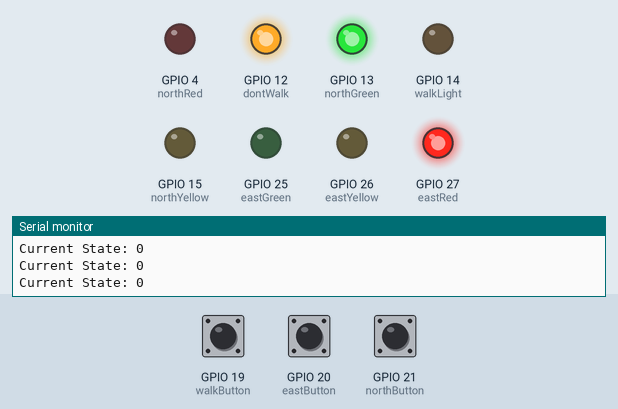
Simulated run of this sketch. Board: ESP32. Parts: output pins drawn as LEDs (lit = HIGH), the last lines printed to the serial monitor. The inputs (shaded band) are chosen by the test bench; at power-on: GPIO 20 (eastButton) LOW, GPIO 21 (northButton) LOW, GPIO 19 (walkButton) LOW.

Above: at 6.8 s.
6.9 s: GPIO 20 (eastButton) pulled HIGH for 3 s
At 12.8 s:
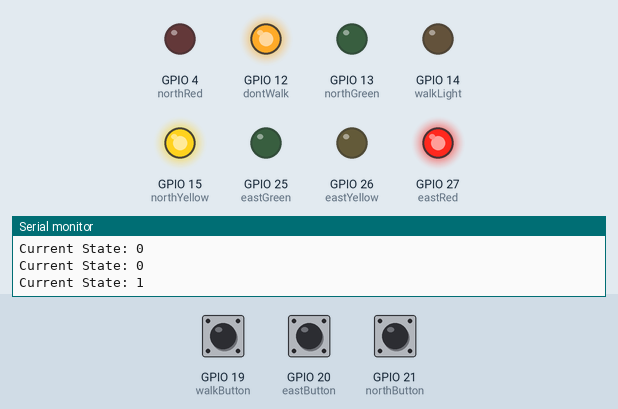
At 13.7 s:
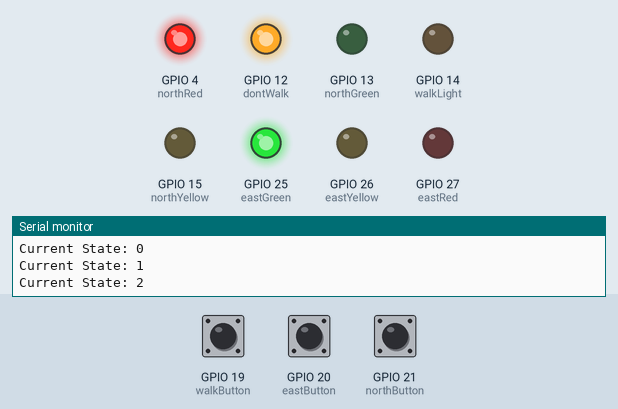
14.5 s: GPIO 21 (northButton) pulled HIGH for 3 s
At 19.5 s:
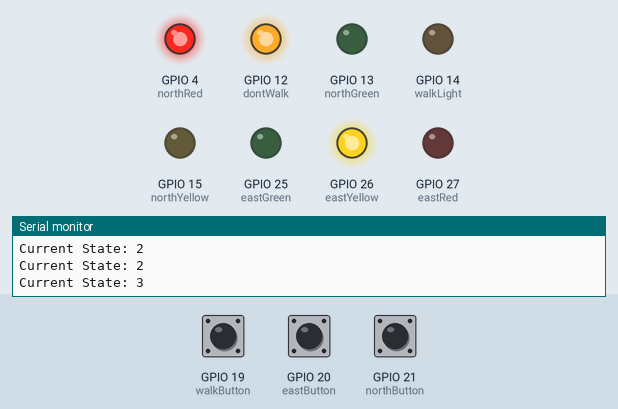
Timing chart, 0 to 21.5 s (numbered marks = the images above; inputs shaded):
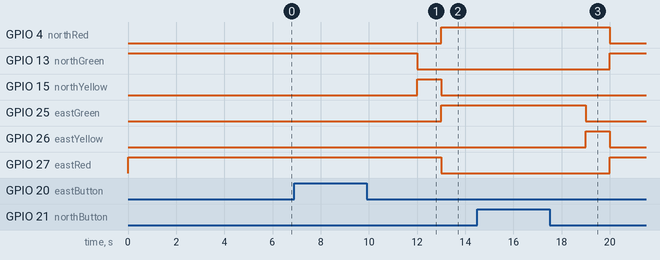

Measured:
- after the input at 6.9 s, GPIO 4 (northRed), GPIO 25 (eastGreen): LOW → HIGH after 6.1 s; GPIO 13 (northGreen): HIGH → LOW after 5.1 s; GPIO 15 (northYellow): LOW → HIGH after 5.1 s, → LOW 1.0 s later; GPIO 27 (eastRed): HIGH → LOW after 6.1 s
- after the input at 14.5 s, GPIO 4 (northRed): HIGH → LOW after 5.5 s; GPIO 13 (northGreen), GPIO 27 (eastRed): LOW → HIGH after 5.5 s; GPIO 25 (eastGreen): HIGH → LOW after 4.5 s; GPIO 26 (eastYellow): LOW → HIGH after 4.5 s, → LOW 1.0 s later

The sketch:

traffic_light_phase2.ino
```cpp
#include <Arduino.h>

struct State {
  unsigned long ledOutput;   // 8-bit output
  unsigned long time;        // delay in ms
  byte nextState[8];         // 3 inputs → 8 transitions
};

typedef const struct State STyp;

const int northGreen  = 13;
const int northYellow = 15;
const int northRed    = 4;
const int eastGreen   = 25;
const int eastYellow  = 26;
const int eastRed     = 27;

// Don't have LEDs yet
const int walkLight   = 14;
const int dontWalk    = 12;

const int northButton = 21;
const int eastButton  = 20;
const int walkButton  = 19;

enum {
  NG, NY, EG, EY,          // Normal traffic
  NGH, NYH, EGH, EYH,      // Walk-hold
  NGR, NYR, EGR, EYR,      // Walk-request
  AR, WALK, FLASH1, FLASH2, FLASH3, FLASH4, DW  // Pedestrian sequence
};

// LED bit mapping
// bit0 = NG, bit1 = NY, bit2 = NR
// bit3 = EG, bit4 = EY, bit5 = ER
// bit6 = WALK, bit7 = DONT WALK

STyp FSM[] = {

  // Normal traffic

  [NG] = {0b10100001, 3000, {NG,NGH,NY,NGH,NG,NGH,NY,NGH}},
  [NY] = {0b10100010, 1000, {EG,NGH,EG,NGH,EG,NGH,EG,NGH}},
  [EG] = {0b10001100, 3000, {EG,EGH,EG,EGH,EY,EGH,EY,EGH}},
  [EY] = {0b10010100, 1000, {NG,EGH,NG,EGH,NG,EGH,NG,EGH}},

  // Walk-hold states

  [NGH] = {0b10100001, 2000, {NG,NGR,NG,NGR,NG,NGR,NG,NGR}},
  [NYH] = {0b10100010, 2000, {EG,NYR,EG,NYR,EG,NYR,EG,NYR}},
  [EGH] = {0b10001100, 2000, {EG,EGR,EG,EGR,EG,EGR,EG,EGR}},
  [EYH] = {0b10010100, 2000, {NG,EYR,NG,EYR,NG,EYR,NG,EYR}},

  // Walk Request states

  [NGR] = {0b10100001, 3000, {NYR,NYR,NYR,NYR,NYR,NYR,NYR,NYR}},
  [NYR] = {0b10100010, 1000, {AR,AR,AR,AR,AR,AR,AR,AR}},
  [EGR] = {0b10001100, 3000, {EYR,EYR,EYR,EYR,EYR,EYR,EYR,EYR}},
  [EYR] = {0b10010100, 1000, {AR,AR,AR,AR,AR,AR,AR,AR}},

  // Pedestrian sequence

  [AR]     = {0b10100100, 1000, {WALK,WALK,WALK,WALK,WALK,WALK,WALK,WALK}},
  [WALK]   = {0b01000100, 3000, {FLASH1,FLASH1,FLASH1,FLASH1,FLASH1,FLASH1,FLASH1,FLASH1}},
  [FLASH1] = {0b10100100, 500,  {FLASH2,FLASH2,FLASH2,FLASH2,FLASH2,FLASH2,FLASH2,FLASH2}},
  [FLASH2] = {0b00100100, 500,  {FLASH3,FLASH3,FLASH3,FLASH3,FLASH3,FLASH3,FLASH3,FLASH3}},
  [FLASH3] = {0b10100100, 500,  {FLASH4,FLASH4,FLASH4,FLASH4,FLASH4,FLASH4,FLASH4,FLASH4}},
  [FLASH4] = {0b00100100, 500,  {DW,DW,DW,DW,DW,DW,DW,DW}},
  [DW]     = {0b10100100, 1000, {NG,EG,NG,EG,NG,EG,NG,EG}}
};

byte currentState = NG;

void setLights(unsigned long pattern) {
  digitalWrite(northGreen,  (pattern & 0x01));
  digitalWrite(northYellow, (pattern & 0x02));
  digitalWrite(northRed,    (pattern & 0x04));
  digitalWrite(eastGreen,   (pattern & 0x08));
  digitalWrite(eastYellow,  (pattern & 0x10));
  digitalWrite(eastRed,     (pattern & 0x20));
  digitalWrite(walkLight,   (pattern & 0x40));
  digitalWrite(dontWalk,    (pattern & 0x80));
}

void setup() {
  Serial.begin(115200);

  pinMode(northGreen,OUTPUT);
  pinMode(northYellow,OUTPUT);
  pinMode(northRed,OUTPUT);
  pinMode(eastGreen,OUTPUT);
  pinMode(eastYellow,OUTPUT);
  pinMode(eastRed,OUTPUT);
  pinMode(walkLight,OUTPUT);
  pinMode(dontWalk,OUTPUT);

  pinMode(northButton,INPUT);
  pinMode(eastButton,INPUT);
  pinMode(walkButton,INPUT);

  setLights(FSM[currentState].ledOutput);
}

void loop() {
  byte n = digitalRead(northButton);
  byte e = digitalRead(eastButton);
  byte w = digitalRead(walkButton);

  byte inputIndex = (n << 2) | (e << 1) | w;

// Added for debug w/ serial monitor
  Serial.print("Current State: ");
  Serial.println(currentState);

  delay(FSM[currentState].time);

  currentState = FSM[currentState].nextState[inputIndex];

  setLights(FSM[currentState].ledOutput);
}
```
